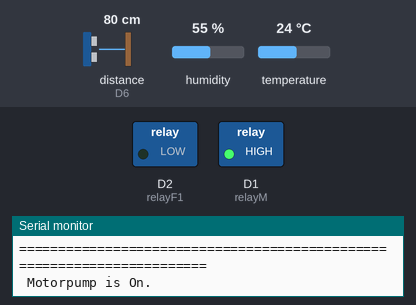
Simulated run of this sketch. Board: ESP8266 (NodeMCU). Parts: switched loads named in the sketch (green lamp = pin HIGH), the last lines printed to the serial monitor. Inputs (shaded band) come from the test bench; at power-on: temperature 24 °C, humidity 55 %, distance to the obstacle (sensor on D6) 80 cm. The echo pulse lasts 58.3 µs per cm; WiFi joins after 1.5 s; servers stay silent unless stated; pins used as bus, display or sensor lines are not drawn.

Above: at 3.1 s.
3.2 s: temperature set to 30 °C
16.8 s: temperature set to 33 °C
At 27.8 s:
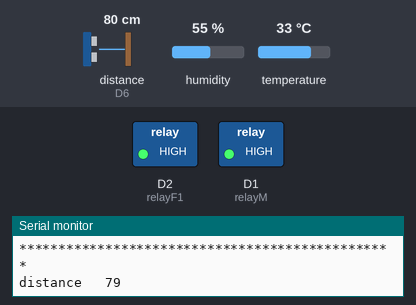
28.1 s: humidity set to 78 %
36.7 s: humidity set to 82 %
At 47.5 s:
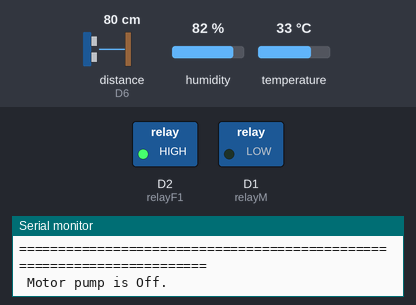
47.9 s: humidity set to 22 %
At 58.5 s:
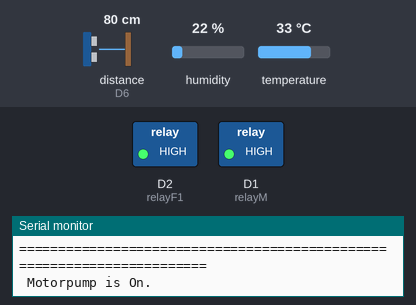
58.8 s: humidity set to 88 %
At 69.0 s:
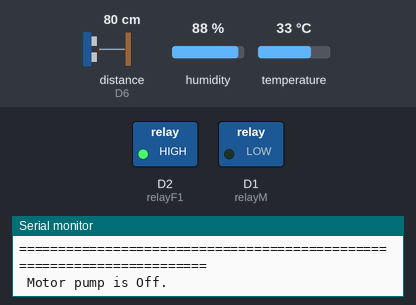
Timing chart, 0 to 70.5 s (numbered marks = the images above; inputs shaded):
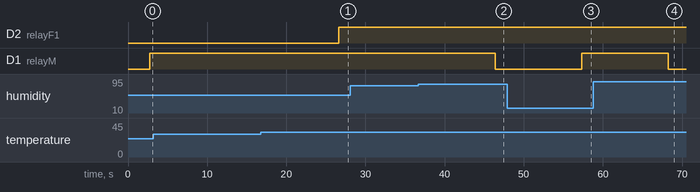

Measured:
- the behaviour switches between 31 and 32 °C on temperature (found by bisection; images 0 and 1)
- the behaviour switches between 80 and 81 % on humidity (found by bisection; images 1 and 2)
- after the input at 16.8 s, D2 (relayF1): LOW → HIGH after 9.8 s
- after the input at 36.7 s, D1 (relayM): HIGH → LOW after 9.7 s
- after the input at 47.9 s, D1 (relayM): LOW → HIGH after 9.4 s
- after the input at 58.8 s, D1 (relayM): HIGH → LOW after 9.5 s

The sketch:

HTU_S_Nemail.ino
```cpp
#define BLYNK_PRINT Serial


#include <ESP8266WiFi.h>
#include <BlynkSimpleEsp8266.h>

char auth[] = "2xrKwgCnmTCR4m5aAx7kviRHT7WqVSyV";
char ssid[] = "Bluetooth";
char pass[] = "midorafk69";


#include <DHT.h>


#include "DHT.h"
#define DHTTYPE DHT11

#define dht_dpin D4
DHT dht(dht_dpin, DHTTYPE);

BlynkTimer timer;

int relayM = D1;
int relayF1 = D2;


#define trigPin D5
#define echoPin D6

long duration;
long distance;

void setup()
{
  pinMode(relayM, OUTPUT);
  pinMode(relayF1, OUTPUT);


  pinMode ( trigPin, OUTPUT);
  pinMode (echoPin, INPUT);

  Serial.begin(9600);

  Blynk.begin(auth, ssid, pass);

  dht.begin();
  Serial.begin(9600);
  Serial.println("Humidity and temperature\n\n");
  delay(100);

  //  digitalWrite(relayM, LOW);
  //  digitalWrite(relayF1, LOW);
  //  digitalWrite(relayF2, LOW);


}

void loop()
{
  //  digitalWrite(relayM, LOW);
  //  digitalWrite(relayF1, LOW);
  //  digitalWrite(relayF2, LOW);
  float h = dht.readHumidity();
  float t = dht.readTemperature();
  Serial.print("Current humidity = ");
  Serial.print(h);
  Serial.print("%       ");
  Serial.print("temperature = ");
  Serial.print(t);
  Serial.println("C  ");
  delay(800);

  Serial.println ("=======================================================================");

  if (h <= 80)

  {
    digitalWrite(relayM, HIGH);
    Serial.println(" Motorpump is On. ");
    Blynk.email("niveshncwanninayaka@gmail.com", " Motorpump is On. Current Water level is Low.");
    Blynk.notify(" Motorpump is On. Current Water level is Low.  ");

    delay(1000);
  }
  else
  {
    digitalWrite(relayM, LOW);
    Serial.println(" Motor pump is Off. ");

    delay(1000);

  }
  Serial.println("");
  Serial.println("");
  delay(1000);

  Serial.println ("=======================================================================");

  if ( t >= 32)
  {
    digitalWrite (relayF1, HIGH);


    Serial.println(" Fans are On. Current Tempereture is high ");

    Blynk.email("niveshncwanninayaka@gmail.com", "  Fans are On. Current Tempereture is high ");
    Blynk.notify(" Fans are On. Current Tempereture is high  \n \n \n");


    delay(1000);
  }
  else
  {
    digitalWrite(relayF1, LOW);


    Serial.println(" Fans are Off. Current Tempereture is general.  ");


    delay(1000);
  }
  digitalWrite ( trigPin, LOW);
  delayMicroseconds(2);

  digitalWrite ( trigPin, HIGH);
  delayMicroseconds(10);
  digitalWrite ( trigPin, LOW);

  duration = pulseIn ( echoPin, HIGH);

  distance = duration * 0.034 / 2 ;
  Serial.println("************************************************");

  Serial.print("distance   ")  ;
  Serial.println(distance)  ;
  delay (1000);

  delay(5000);
  int botH = 12;
  int area = 3.124 * 3 * 3; // area of water bottele
  int volfb = area * botH; // volume of full water bottle
  int bocw = (botH - distance); // Remain water level after 5 seconds

  int volume = bocw * area;  // Remain water
  int uvolume = volfb - volume;


  Serial.println("");
  Serial.println("after 5 seconds");

  Serial.print(" Remain water level : ");
  Serial.print( bocw);
  Serial.println(" cm");
  delay (500);

  Serial.print(" Current Usage water volume : ");
  Serial.print( uvolume);
  Serial.println(" cm3");
  delay (500);

  Serial.println("");
  Serial.println("");


  Blynk.virtualWrite(V3, t);
  Blynk.virtualWrite(V4, h);
  Blynk.virtualWrite(V5, bocw);

  Blynk.run();
  timer.run();
}
```
